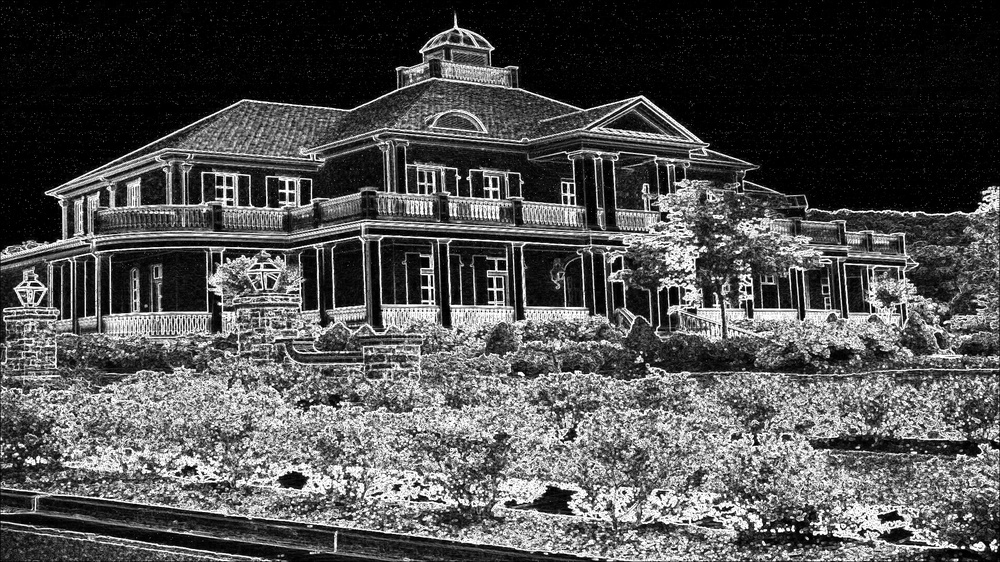
//> input picture test.jpg, 1000 x 562 px, shrunk from 1920 x 1080 before the run
$ ./practica test.jpg out.png   (built with g++ and OpenCV 4)
//> lines starting //> are read from the running program, lines starting //| are printed output that depends on the picture

#include "opencv2/imgproc.hpp"
#include <opencv2/highgui.hpp>
#include <iostream>
#include <cmath>

#include <stdio.h>
#include <stdlib.h>
#include <unistd.h>
#include <pthread.h>
#include <sys/time.h>

using namespace cv;
using namespace std;


int main(int argc, char** argv )
{
	struct timeval tval_before, tval_after, tval_result;
    gettimeofday(&tval_before, NULL);

    Mat img, img_gray, img_invert, img_smoothing;
    int sigmaX, sigmaY, rows, cols;

    img = imread( argv[1], IMREAD_COLOR);
//> img is the input picture: 562 rows x 1000 cols, CV_8UC3; min 0, max 255, mean 80.7

    rows = img.rows;
//> rows = 562
    cols = img.cols;
//> cols = 1000

	double dx = 0, dy = 0;
	double v = 0;
	cv::Mat img_final = cv::Mat::zeros(rows, cols, CV_8UC1);
	cv::Mat dst = cv::Mat::zeros(rows, cols, CV_8UC1);

	for (int i = 0; i < rows; i++) {
		for (int j = 0; j < cols; j++) {
			dst.at<uchar>(i, j) = 0.2126 * (float)img.at<cv::Vec3b>(i, j)[2]
				+ 0.7152 * (float)img.at<cv::Vec3b>(i, j)[1]
				+ 0.0722 * (float)img.at<cv::Vec3b>(i, j)[0];
		}
	}

    for (int i = 0; i < rows; i++) {
		for (int j = 0; j < cols; j++) {

			v = 0;
			if (i == 0 || j == 0 || i == rows - 1 || j == cols - 1) {
				img_final.at<uchar>(i, j) = 0;
			}
			else {


				dx = dst.at<uchar>(i - 1, j + 1) - dst.at<uchar>(i - 1, j - 1)
					+ 2 * dst.at<uchar>(i, j + 1) - 2 * dst.at<uchar>(i, j - 1) +
					dst.at<uchar>(i + 1, j + 1) - dst.at<uchar>(i + 1, j - 1);
				dy = dst.at<uchar>(i + 1, j - 1) - dst.at<uchar>(i - 1, j - 1)
					+ 2 * dst.at<uchar>(i + 1, j) - 2 * dst.at<uchar>(i - 1, j) +
					dst.at<uchar>(i + 1, j + 1) - dst.at<uchar>(i - 1, j + 1);
				v = abs(dx) + abs(dy);
				v = fmax(v, 0);
				v = fmin(v, 255);
				img_final.at<uchar>(i, j) = (uchar)v;
			}

		}
    }
//> this loop made 562 passes
//> (dx, dy) on passes 1 to 3: (0, 0), (0, 0), (0, 0)
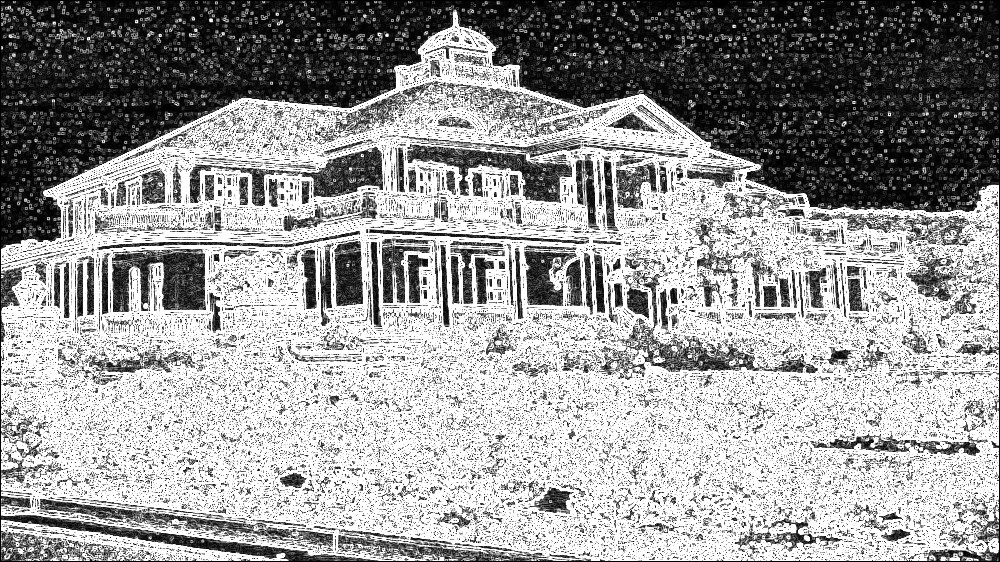
//> img_final: 562 rows x 1000 cols, CV_8UC1; min 0, max 255, mean 154
//> after the loop, v = 0; dx = 31; dy = 39

	gettimeofday(&tval_after, NULL);
    timersub(&tval_after, &tval_before, &tval_result);
    printf("Time elapsed: %ld.%06ld\n", (long int)tval_result.tv_sec, (long int)tval_result.tv_usec);

    // namedWindow( "Final", WINDOW_AUTOSIZE );
    // imshow( "Final", img_final);
    imwrite(argv[2], img_final);

    waitKey(0);

    return 0;
}

$ run again, on house.jpg
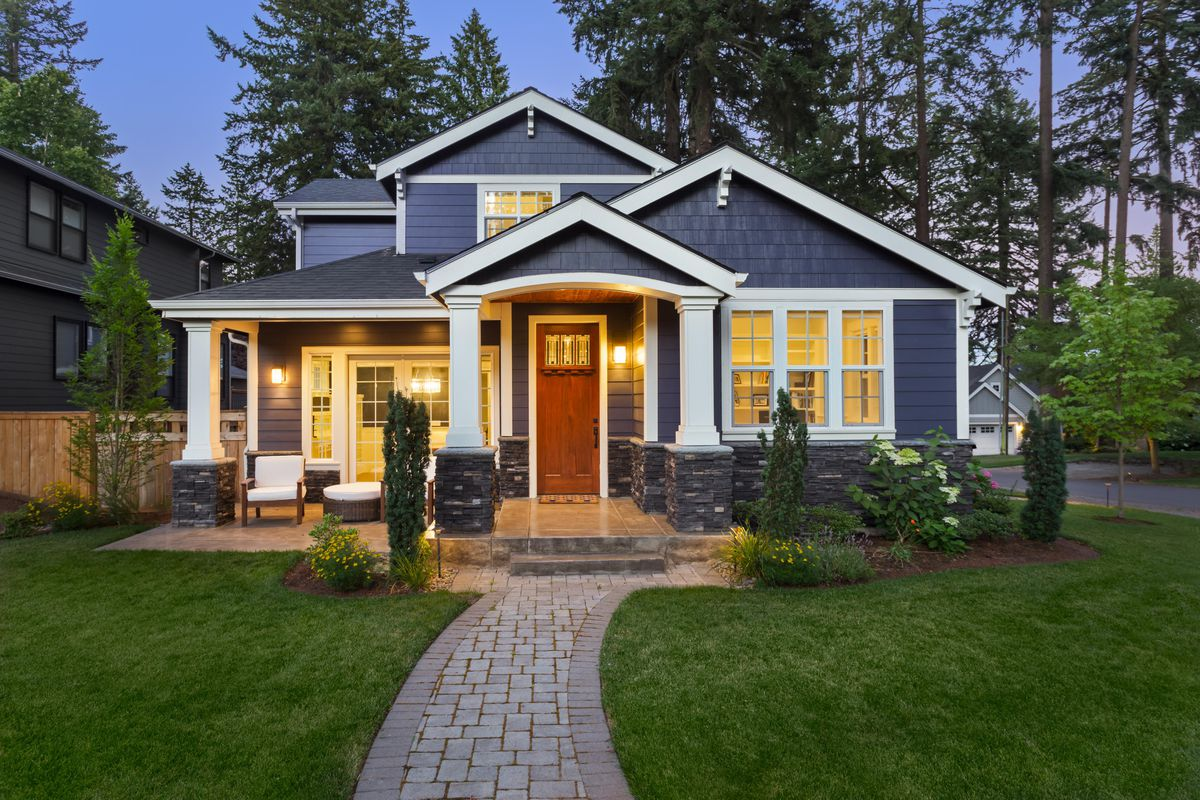
//> input picture house.jpg, 1200 x 800 px
//> img is the input picture: 800 rows x 1200 cols, CV_8UC3; mean B, G, R 75.5, 90.7, 86.8
//> after the loop `for (int i = 0; i < rows; i++)`:
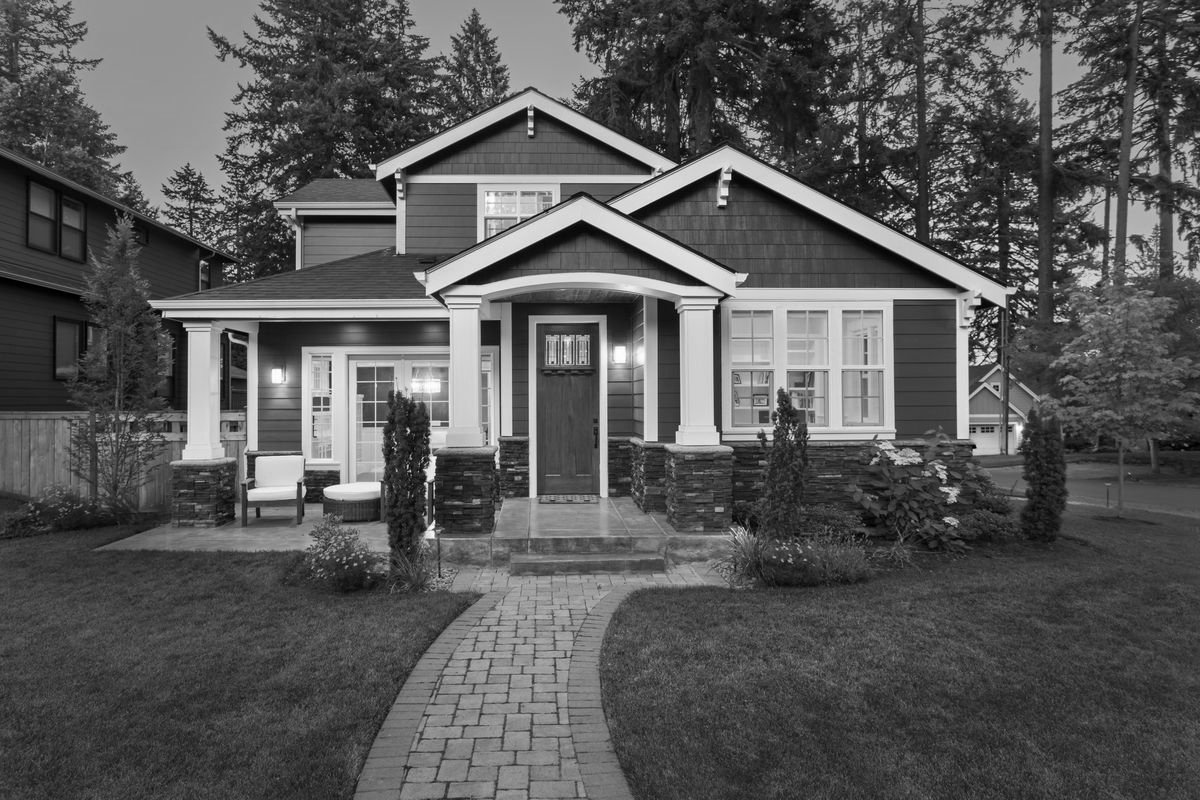
//> dst: 800 rows x 1200 cols, CV_8UC1; min 0, max 254, mean 88.3
//> the loop `for (int i = 0; i < rows; i++)` made 800 passes
//> (dx, dy) on passes 1 to 3: (0, 0), (36, 4), (20, 2)
//> after the loop `for (int i = 0; i < rows; i++)`:
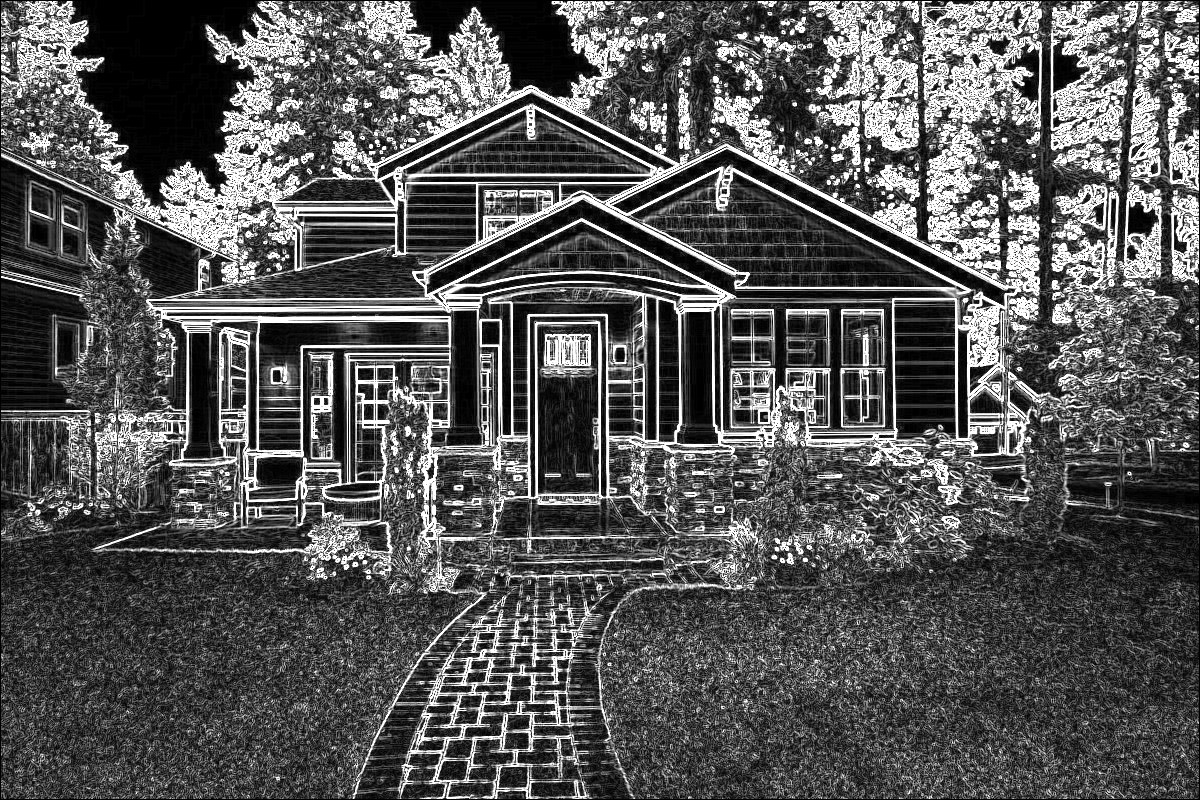
//> img_final: 800 rows x 1200 cols, CV_8UC1; min 0, max 255, mean 86.5
//> after the loop `for (int i = 0; i < rows; i++)`: v = 0; dx = 14; dy = -8
